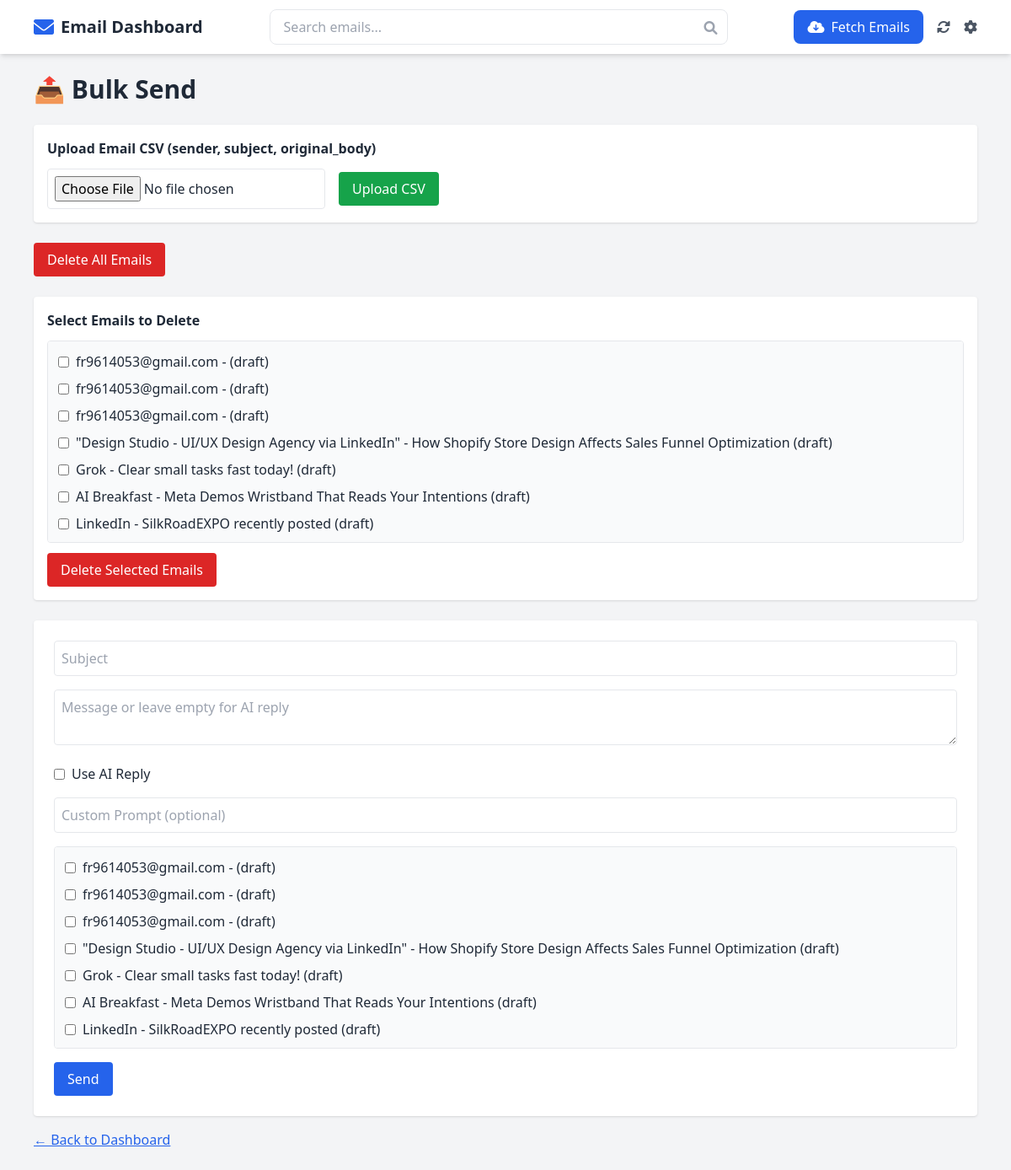
The app's page /bulk, older data.
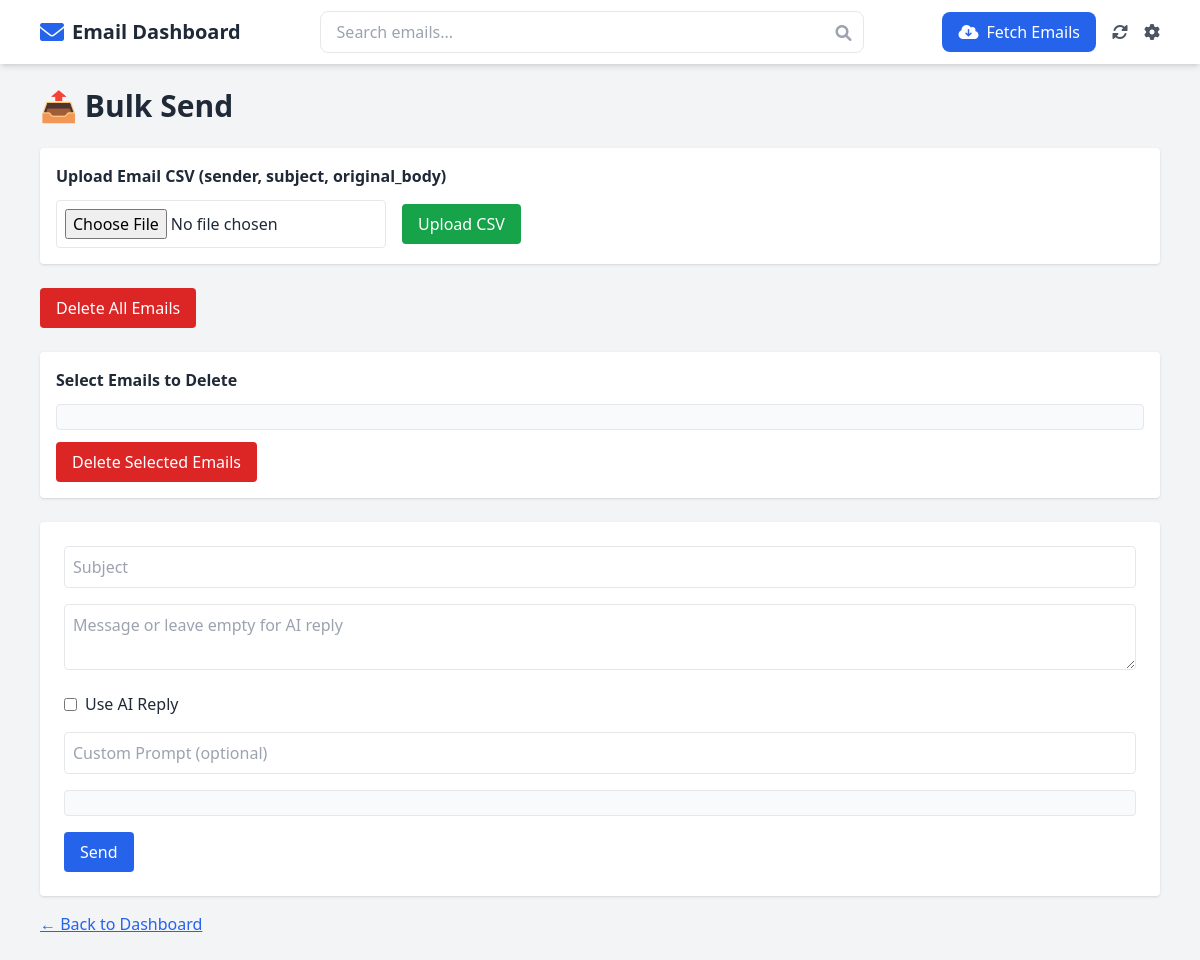
The same page, newer data.
### tables this page shows
CREATE TABLE replied_emails
                 (sender TEXT, contact TEXT, subject TEXT, email_date TEXT,
                  reply TEXT, reply_date TEXT, status TEXT, original_body TEXT,
                  draft_id TEXT, message_id TEXT);

### main.py (the view)
@app.get("/bulk", response_class=HTMLResponse)
async def bulk_page(request: Request):
    try:
        conn = sqlite3.connect("replied_emails.db")
        c = conn.cursor()
        c.execute("SELECT sender, subject, email_date, status, reply, original_body, draft_id, message_id FROM replied_emails WHERE status IN ('unread', 'draft') ORDER BY email_date DESC")
        rows = c.fetchall()
        conn.close()
        emails = [dict(zip(['sender', 'subject', 'email_date', 'status', 'reply', 'original_body', 'draft_id', 'message_id'], row)) for row in rows]
        logger.info(f"✅ Fetched {len(emails)} emails for bulk action")
        return templates.TemplateResponse("bulk.html", {"request": request, "emails": emails})
    except Exception as e:
        logger.error(f"⚠️ Error fetching emails for bulk: {e}")
        return templates.TemplateResponse("bulk.html", {"request": request, "emails": [], "message": f"Failed to fetch emails: {str(e)}", "message_type": "error"})

### templates/bulk.html (shortened to what this page needs)
{% extends "base.html" %}
{% block content %}
<h1 class="text-3xl font-bold mb-6">📤 Bulk Send</h1>
<form action="/upload_csv" method="post" enctype="multipart/form-data" class="mb-6 bg-white rounded shadow p-4 space-y-3">
  <label class="font-semibold block">Upload Email CSV (sender, subject, original_body)</label>
  <div class="flex items-center gap-4">
    <input type="file" name="file" accept=".csv" class="block border rounded p-2 w-full md:w-auto">
    <button type="submit" class="bg-green-600 text-white px-4 py-2 rounded hover:bg-green-700">Upload CSV</button>
  </div>
</form>
<form action="/delete_all_emails" method="post" class="mb-6">
  <button type="submit" class="bg-red-600 text-white px-4 py-2 rounded hover:bg-red-700" onclick="return confirm('Are you sure you want to delete all emails?')">Delete All Emails</button>
</form>
<form action="/delete_selected_emails" method="post" class="mb-6 bg-white rounded shadow p-4 space-y-3">
  <label class="font-semibold block">Select Emails to Delete</label>
  <div class="space-y-2 max-h-60 overflow-y-auto border p-3 rounded bg-gray-50">
    {% for email in emails %}
      <div class="flex items-center gap-2">
        <input type="checkbox" name="selected_emails" value="{{ email.message_id | safe }}">
        <label>{{ email.sender | safe }} - {{ email.subject | safe }} ({{ email.status | safe }})</label>
      </div>
    {% endfor %}
  </div>
  <button type="submit" class="bg-red-600 text-white px-4 py-2 rounded hover:bg-red-700" onclick="return confirm('Are you sure you want to delete selected emails?')">Delete Selected Emails</button>
</form>
<form action="/bulk_send" method="post" class="bg-white rounded shadow p-6 space-y-4">
  <input type="text" name="subject" placeholder="Subject" class="w-full border p-2 rounded" required>
  <textarea name="message" placeholder="Message or leave empty for AI reply" class="w-full border p-2 rounded"></textarea>
  <div class="flex items-center gap-2">
    <input type="checkbox" name="use_ai_reply" value="true">
    <label>Use AI Reply</label>
  </div>
  <input type="text" name="custom_prompt" placeholder="Custom Prompt (optional)" class="w-full border p-2 rounded">
  <div class="space-y-2 max-h-60 overflow-y-auto border p-3 rounded bg-gray-50">
    {% for email in emails %}
      <div class="flex items-center gap-2">
        <input type="checkbox" name="selected_emails" value="{{ email.message_id | safe }}">
        <label>{{ email.sender | safe }} - {{ email.subject | safe }} ({{ email.status | safe }})</label>
      </div>
    {% endfor %}
  </div>
  <button type="submit" class="bg-blue-600 text-white px-4 py-2 rounded hover:bg-blue-700">Send</button>
</form>
<a href="/" class="text-blue-600 underline block mt-4">← Back to Dashboard</a>
{% endblock %}

### templates/base.html (shortened to what this page needs)
<!DOCTYPE html>
<html lang="en">
<head>
  <script src="https://cdn.tailwindcss.com"></script>
  <link rel="stylesheet" href="https://cdnjs.cloudflare.com/ajax/libs/font-awesome/6.0.0/css/all.min.css">
</head>
<body class="bg-gray-100 text-gray-800">
  <nav class="bg-white shadow-md">
    <div class="max-w-6xl mx-auto px-4">
      <div class="flex justify-between items-center h-16">
        <div class="flex items-center space-x-4">
          <a href="/" class="flex items-center space-x-2">
            <i class="fas fa-envelope text-blue-600 text-2xl"></i>
            <span class="font-bold text-xl">Email Dashboard</span>
          </a>
        </div>
        <div class="flex-1 max-w-xl px-4">
          <div class="relative">
            <input type="search"
                   placeholder="Search emails..."
                   class="w-full px-4 py-2 rounded-lg border focus:outline-none focus:ring-2 focus:ring-blue-500">
            <button class="absolute right-3 top-2.5 text-gray-400 hover:text-gray-600">
              <i class="fas fa-search"></i>
            </button>
          </div>
        </div>
        <div class="flex items-center space-x-4">
          <form action="/fetch_emails" method="post" class="inline">
            <button
              type="submit"
              id="fetchEmails"
              class="flex items-center space-x-2 bg-blue-600 hover:bg-blue-700 text-white px-4 py-2 rounded-lg transition-colors duration-200"
              onclick="handleFetchEmails(event)"
            >
              <i class="fas fa-cloud-download-alt"></i>
              <span>Fetch Emails</span>
            </button>
          </form>
          <button class="text-gray-600 hover:text-blue-600" title="Refresh" onclick="window.location.reload()">
            <i class="fas fa-sync-alt"></i>
          </button>
          <button class="text-gray-600 hover:text-blue-600" title="Settings">
            <i class="fas fa-cog"></i>
          </button>
        </div>
      </div>
    </div>
  </nav>
  <div class="max-w-6xl mx-auto px-4 py-6">
    {% block content %}{% endblock %}
  </div>
</body>
</html>

Row changes from the older to the newer data that the page shows:
removed replied_emails: sender "fr9614053@gmail.com", status "draft"
removed replied_emails: sender "fr9614053@gmail.com", status "draft"
removed replied_emails: sender "fr9614053@gmail.com", status "draft"
removed replied_emails: sender "\"Design Studio - UI/UX Design Agency via LinkedIn\"", subject "How Shopify Store Design Affects Sales Funnel Optimization", status "draft"
removed replied_emails: sender "Grok", subject "Clear small tasks fast today!", status "draft"
removed replied_emails: sender "AI Breakfast", subject "Meta Demos Wristband That Reads Your Intentions", status "draft"
removed replied_emails: sender "LinkedIn", subject "SilkRoadEXPO recently posted", status "draft"
